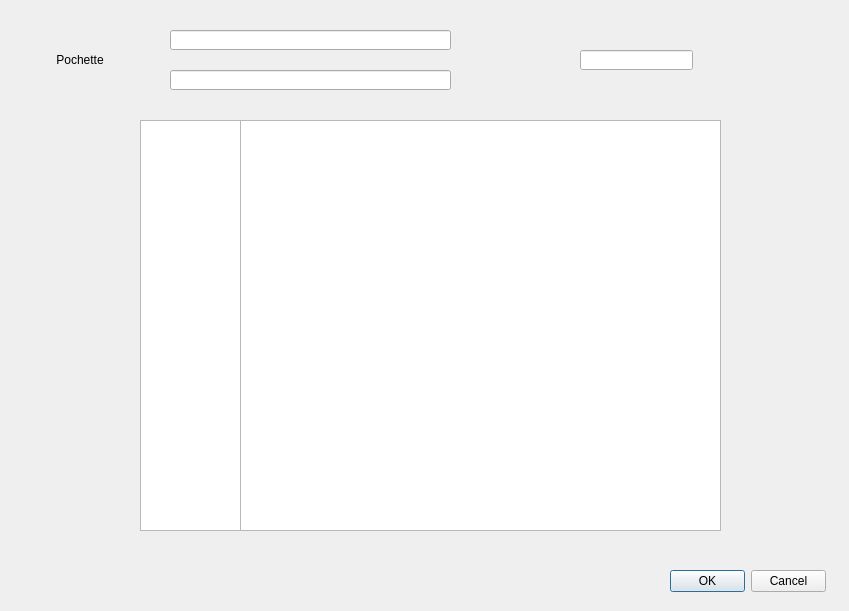
<?xml version="1.0" encoding="UTF-8"?>
<ui version="4.0">
 <class>ModifierAlbumDialog</class>
 <widget class="QDialog" name="ModifierAlbumDialog">
  <property name="geometry">
   <rect>
    <x>0</x>
    <y>0</y>
    <width>849</width>
    <height>611</height>
   </rect>
  </property>
  <property name="windowTitle">
   <string>Dialog</string>
  </property>
  <widget class="QLabel" name="Pochette">
   <property name="geometry">
    <rect>
     <x>30</x>
     <y>10</y>
     <width>100</width>
     <height>100</height>
    </rect>
   </property>
   <property name="minimumSize">
    <size>
     <width>100</width>
     <height>100</height>
    </size>
   </property>
   <property name="maximumSize">
    <size>
     <width>100</width>
     <height>100</height>
    </size>
   </property>
   <property name="text">
    <string>Pochette</string>
   </property>
   <property name="alignment">
    <set>Qt::AlignCenter</set>
   </property>
  </widget>
  <widget class="QLineEdit" name="Album">
   <property name="geometry">
    <rect>
     <x>170</x>
     <y>30</y>
     <width>281</width>
     <height>20</height>
    </rect>
   </property>
  </widget>
  <widget class="QLineEdit" name="Artiste">
   <property name="geometry">
    <rect>
     <x>170</x>
     <y>70</y>
     <width>281</width>
     <height>20</height>
    </rect>
   </property>
  </widget>
  <widget class="QDialogButtonBox" name="buttonBox">
   <property name="geometry">
    <rect>
     <x>670</x>
     <y>570</y>
     <width>156</width>
     <height>23</height>
    </rect>
   </property>
   <property name="standardButtons">
    <set>QDialogButtonBox::Cancel|QDialogButtonBox::Ok</set>
   </property>
  </widget>
  <widget class="QLineEdit" name="Annee">
   <property name="geometry">
    <rect>
     <x>580</x>
     <y>50</y>
     <width>113</width>
     <height>20</height>
    </rect>
   </property>
  </widget>
  <widget class="QListWidget" name="Titres">
   <property name="geometry">
    <rect>
     <x>240</x>
     <y>120</y>
     <width>481</width>
     <height>411</height>
    </rect>
   </property>
   <property name="alternatingRowColors">
    <bool>true</bool>
   </property>
  </widget>
  <widget class="QListWidget" name="Num_Pistes">
   <property name="geometry">
    <rect>
     <x>140</x>
     <y>120</y>
     <width>101</width>
     <height>411</height>
    </rect>
   </property>
   <property name="alternatingRowColors">
    <bool>true</bool>
   </property>
  </widget>
 </widget>
 <resources/>
 <connections/>
</ui>
